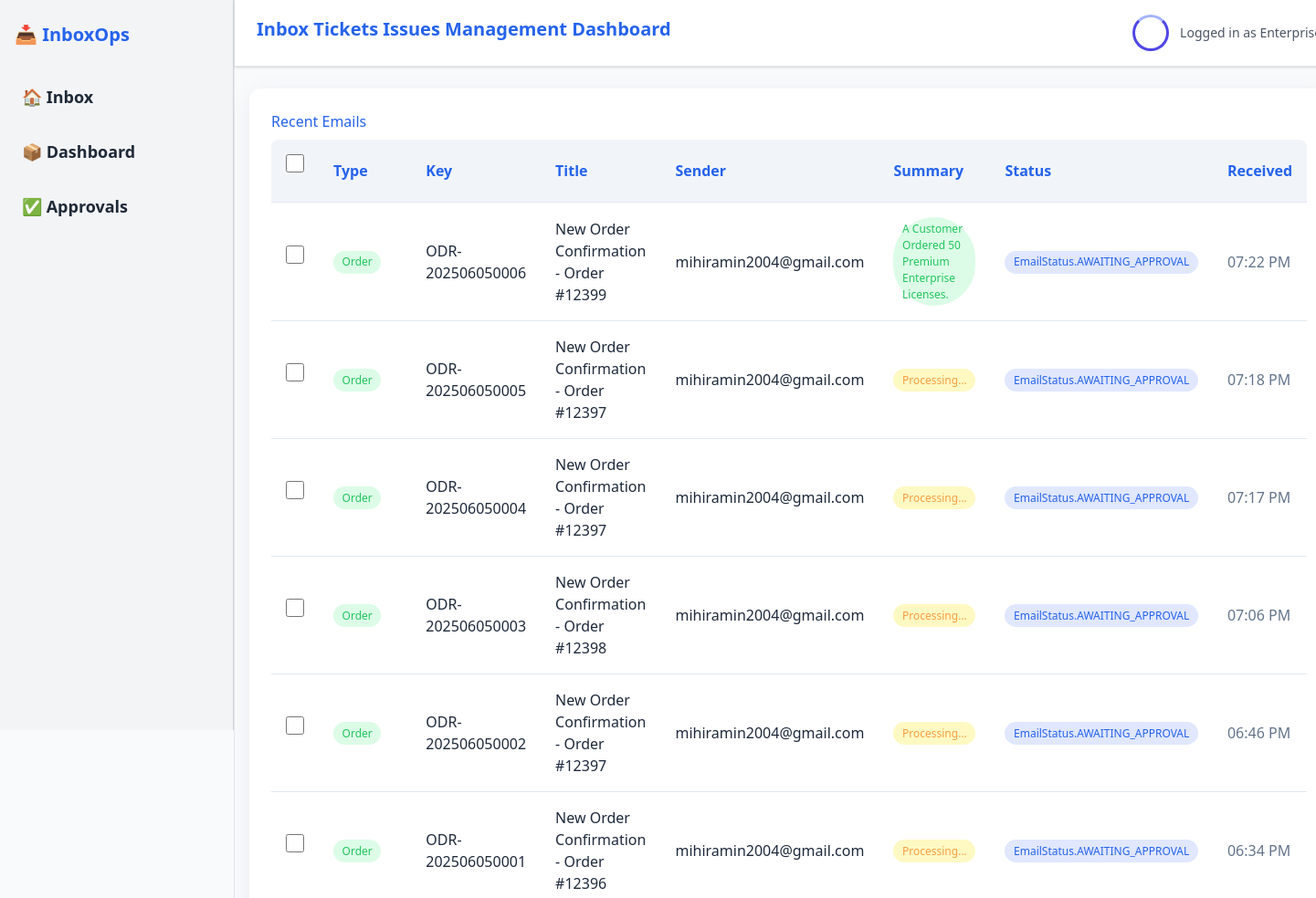
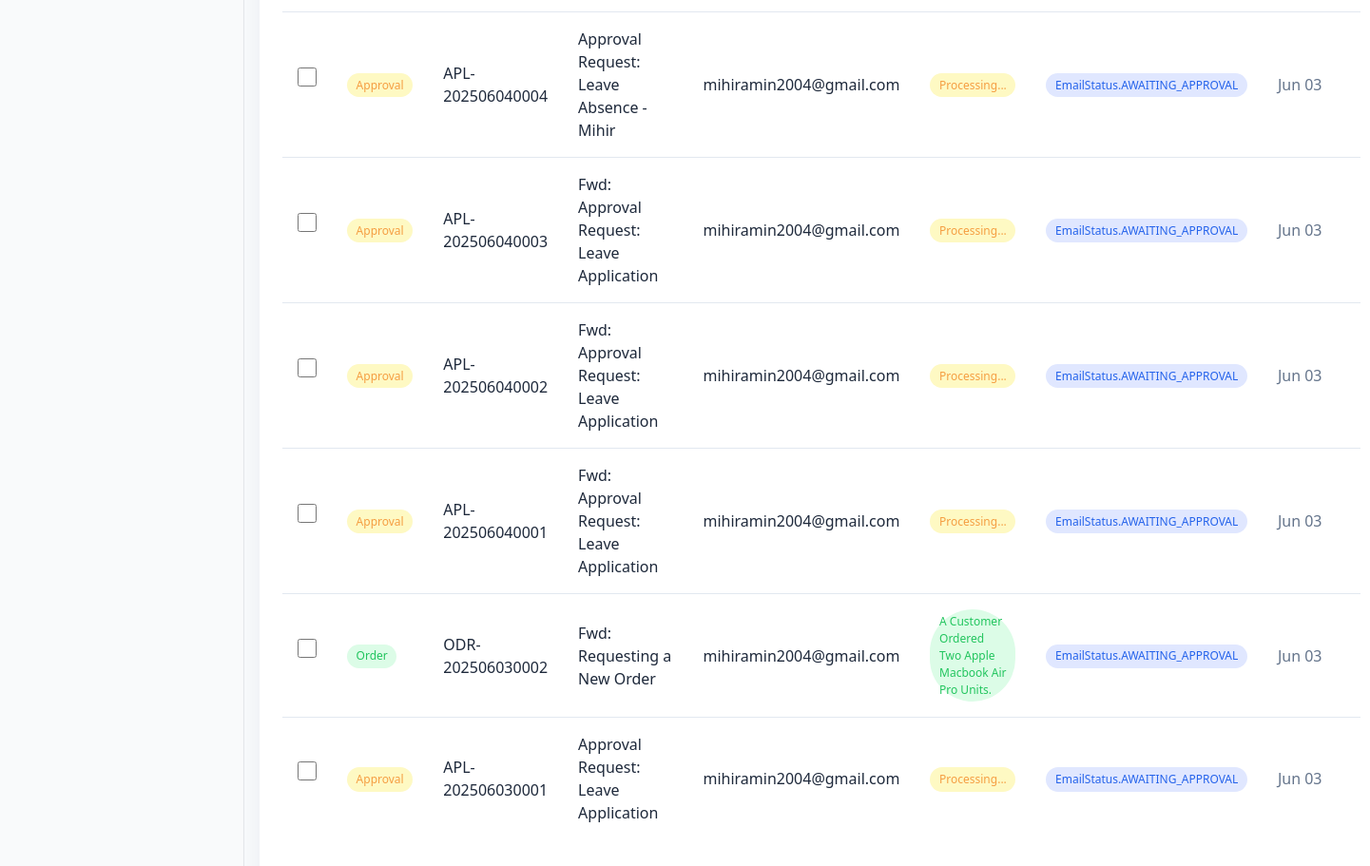
/u, run on the app's committed database (2 pictures, top to bottom).
### app/models.py (models this page shows)
class Email(Base):
    __tablename__ = "emails"
    id = Column(Integer, primary_key=True, index=True)
    from_email = Column(String, index=True)
    subject = Column(String, index=True)
    text_body = Column(Text)
    html_body = Column(Text)
    received_at = Column(DateTime(timezone=True), server_default=func.now())
    summary = Column(Text, nullable=True)
    status = Column(String, default="received")
    type = Column(String, default="UNKNOWN")  # can be ORDER, APPROVAL, SPAM
    key = Column(String, unique=True)
    status = Column(String, default=EmailStatus.NEW)
    order_items = Column(JSON, nullable=True)  # Store extracted order items
    tags = Column(JSON, nullable=True)  # Store extracted tags

### app/main.py (the view)
@app.get("/u", response_class=HTMLResponse)
def unified_view(request: Request, page: str = "inbox", db: Session = Depends(get_db)):
    if page == "inbox":
        emails = db.query(Email).order_by(Email.received_at.desc()).all()
        format_received_time = lambda received_at: format_received_time(received_at)
        now = datetime.now()
        return templates.TemplateResponse(
            "index.html",
            {"request": request, "emails": emails, "check_email_status": check_email_status, "format_received_time": format_received_time, "now": now},
        )
    elif page == "dashboard":
        orders = db.query(Order).order_by(Order.id.desc()).all()
        approvals = db.query(Approval).order_by(Approval.id.desc()).all()
        emails = db.query(Email).order_by(Email.received_at.desc()).all()
        total_processed = db.query(Email).count()
        processed_today = db.query(Email).filter(Email.received_at >= datetime.now().date()).count()
        success_rate = 96.8  # Example static value; replace with dynamic calculation
        success_rate_change = 2.3  # Example static value; replace with dynamic calculation
        avg_processing_time = 1.4  # Example static value; replace with dynamic calculation
        active_webhooks = 12  # Example static value; replace with dynamic calculation
        webhook_endpoints = 4  # Example static value; replace with dynamic calculation
        avg_latency = 198  # Example static value; replace with dynamic calculation
        active_models = 15  # Example static value; replace with dynamic calculation
        top_classification_type = "Invoices"  # Example static value; replace with dynamic calculation
        top_classification_percentage = 26.6  # Example static value; replace with dynamic calculation
        error_rate = 3.2  # Example static value; replace with dynamic calculation
        error_rate_change = -0.8  # Example static value; replace with dynamic calculation
        last_error_time = "2 hours ago"  # Example static value; replace with dynamic calculation
        return templates.TemplateResponse(
            "dashboard.html",
            {"request": request, "orders": orders, "emails": emails, "approvals": approvals, "check_email_status": check_email_status, "format_date": format_date, "total_processed": total_processed,
            "processed_today": processed_today,
            "processing_rate": (processed_today / total_processed) * 100 if total_processed else 0,
            "success_rate": success_rate,
            "success_rate_change": success_rate_change,
            "avg_processing_time": avg_processing_time,
            "active_webhooks": active_webhooks,
            "webhook_endpoints": webhook_endpoints,
            "avg_latency": avg_latency,
            "active_models": active_models,
            "top_classification_type": top_classification_type,
            "top_classification_percentage": top_classification_percentage,
            "error_rate": error_rate,
            "error_rate_change": error_rate_change,
            "last_error_time": last_error_time,},
        )
    else:
        return templates.TemplateResponse(
            "404.html", {"request": request}, status_code=404
        )

### templates/index.html (shortened to what this page needs)
{% extends "layout.html" %}
{% block content %}
<!DOCTYPE html>
<html>
<head>
    <link rel="stylesheet" href="/static/styles.css">
</head>
<body>
    <div class="container">
        <h2>Recent Emails</h2>
        <table class="table">
            <thead>
                <tr>
                    <th><input type="checkbox" id="select-all" /></th>
                    <th>Type</th>
                    <th>Key</th>
                    <th>Title</th>
                    <th>Sender</th>
                    <th>Summary</th>
                    <th>Status</th>
                    <th>Received</th>
                </tr>
            </thead>
            <tbody>
                {% for email in emails %}
                <tr class="email-row">
                    <td>
                        <input type="checkbox" class="email-checkbox" />
                    </td>
                    <td>
                        {% if email.type == "ORDER" %}
                            <span class="badge badge-success">Order</span>
                        {% elif email.type == "APPROVAL" %}
                            <span class="badge badge-warning">Approval</span>
                        {% else %}
                            <span class="badge badge-danger">Spam</span>
                        {% endif %}
                    </td>
                    <td>{{ email.key }}</td>
                    <td>{{ email.subject }}</td>
                    <td>{{ email.from_email }}</td>
                    <td>
                        {% if email.summary %}
                            <span class="badge badge-success">{{ email.summary }}</span>
                        {% else %}
                            <span class="badge badge-warning">Processing...</span>
                        {% endif %}
                    </td>
                    <td>
                        {% set status = check_email_status(email) %}
                        <span class="badge badge-{{ status.lower() }}">{{ status }}</span>
                    </td>
                    <td class="text-muted">
    {% if email.received_at %}
        {% if email.received_at.date() == now.date() %}
            {{ email.received_at.strftime("%I:%M %p") }}
        {% else %}
            {{ email.received_at.strftime("%b %d") }}
        {% endif %}
    {% else %}
        Unknown
    {% endif %}
</td>
                </tr>
                {% endfor %}
            </tbody>
        </table>
    </div>
</body>
</html>
{% endblock %}

### static/styles.css (style rules this page uses)
body { background: #f8fafc; color: #1e293b; font-family: 'Segoe UI', 'Roboto', Arial, sans-serif; margin: 0; padding: 0; }
h1, h2, h3 { color: #2563eb; margin-bottom: 0.5rem; }
.container { max-width: 95vw; margin: 0 auto; background: #fff; border-radius: 12px; box-shadow: 0 4px 24px rgba(30,41,59,0.06); padding: 1.5rem; }
.table { width: 100%; border-collapse: collapse; margin-bottom: 2rem; background: #fff; border-radius: 8px; overflow: hidden; }
.table th, .table td { padding: 1rem; border-bottom: 1px solid #e2e8f0; text-align: left; }
.table th { background: #f1f5f9; color: #2563eb; font-weight: 600; }
.table tr:last-child td { border-bottom: none; }
.badge { display: inline-block; padding: 0.3em 0.8em; border-radius: 999px; font-size: 0.95em; font-weight: 500; background: #e0e7ff; color: #2563eb; }
.badge-success { background: #dcfce7; color: #22c55e; }
.badge-warning { background: #fef9c3; color: #f59e42; }
input, textarea, select { border: 1px solid #e2e8f0; border-radius: 6px; padding: 0.6em; font-size: 1em; margin-bottom: 1em; width: 100%; box-sizing: border-box; }
.text-muted { color: #64748b; }
.badge { display: inline-block; padding: 0.3em 0.8em; border-radius: 999px; font-size: 0.85em; font-weight: 500; }
.badge { display: inline-block; padding: 0.3em 0.8em; border-radius: 999px; font-size: 0.75em; font-weight: 500; text-transform: capitalize; }

### templates/index.html (style rules this page uses)
input[type="checkbox"] { width: 20px; height: 20px; cursor: pointer; border: 2px solid #ccc; border-radius: 4px; transition: box-shadow 0.2s ease; position: relative; }

### data on the page
Email: type "Order", key "ODR-202506050006", subject "New Order Confirmation - Order #12399", from_email "mihiramin2004@gmail.com", summary "A Customer Ordered 50 Premium Enterprise Licenses.", status "EmailStatus.AWAITING_APPROVAL", received_at "07:22 PM"
Email: type "Order", key "ODR-202506050005", subject "New Order Confirmation - Order #12397", from_email "mihiramin2004@gmail.com", shows "Processing...", status "EmailStatus.AWAITING_APPROVAL", received_at "07:18 PM"
Email: type "Order", key "ODR-202506050004", subject "New Order Confirmation - Order #12397", from_email "mihiramin2004@gmail.com", shows "Processing...", status "EmailStatus.AWAITING_APPROVAL", received_at "07:17 PM"
Email: type "Order", key "ODR-202506050003", subject "New Order Confirmation - Order #12398", from_email "mihiramin2004@gmail.com", shows "Processing...", status "EmailStatus.AWAITING_APPROVAL", received_at "07:06 PM"
Email: type "Order", key "ODR-202506050002", subject "New Order Confirmation - Order #12397", from_email "mihiramin2004@gmail.com", shows "Processing...", status "EmailStatus.AWAITING_APPROVAL", received_at "06:46 PM"
Email: type "Order", key "ODR-202506050001", subject "New Order Confirmation - Order #12396", from_email "mihiramin2004@gmail.com", shows "Processing...", status "EmailStatus.AWAITING_APPROVAL", received_at "06:34 PM"
Email: type "Approval", key "APL-202506040004", subject "Approval Request: Leave Absence - Mihir", from_email "mihiramin2004@gmail.com", shows "Processing...", status "EmailStatus.AWAITING_APPROVAL", received_at "Jun 03"
Email: type "Approval", key "APL-202506040003", subject "Fwd: Approval Request: Leave Application", from_email "mihiramin2004@gmail.com", shows "Processing...", status "EmailStatus.AWAITING_APPROVAL", received_at "Jun 03"
Email: type "Approval", key "APL-202506040002", subject "Fwd: Approval Request: Leave Application", from_email "mihiramin2004@gmail.com", shows "Processing...", status "EmailStatus.AWAITING_APPROVAL", received_at "Jun 03"
Email: type "Approval", key "APL-202506040001", subject "Fwd: Approval Request: Leave Application", from_email "mihiramin2004@gmail.com", shows "Processing...", status "EmailStatus.AWAITING_APPROVAL", received_at "Jun 03"
Email: type "Order", key "ODR-202506030002", subject "Fwd: Requesting a New Order", from_email "mihiramin2004@gmail.com", summary "A Customer Ordered Two Apple Macbook Air Pro Units.", status "EmailStatus.AWAITING_APPROVAL", received_at "Jun 03"
Email: type "Approval", key "APL-202506030001", subject "Approval Request: Leave Application", from_email "mihiramin2004@gmail.com", shows "Processing...", status "EmailStatus.AWAITING_APPROVAL", received_at "Jun 03"
